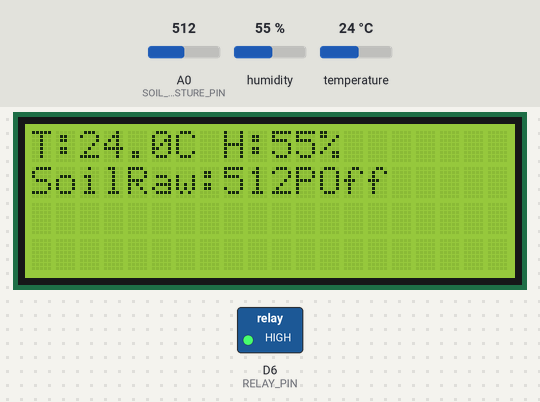
This sketch was run on a simulated ESP8266 (NodeMCU). On the bench: 20×4 character LCD, switched loads named in the sketch (green lamp = pin HIGH). Inputs (shaded band) come from the test bench; at power-on: A0 (SOIL_MOISTURE_PIN) = 512, humidity 55 %, temperature 24 °C. What the sketch prints to the serial monitor is not drawn.

Above: at 1.2 s.
1.3 s: A0 (SOIL_MOISTURE_PIN) set to 692
At 2.7 s:
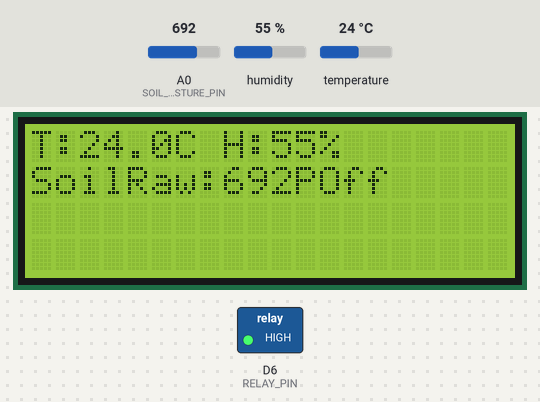
3.7 s: A0 (SOIL_MOISTURE_PIN) set to 710
At 4.8 s:
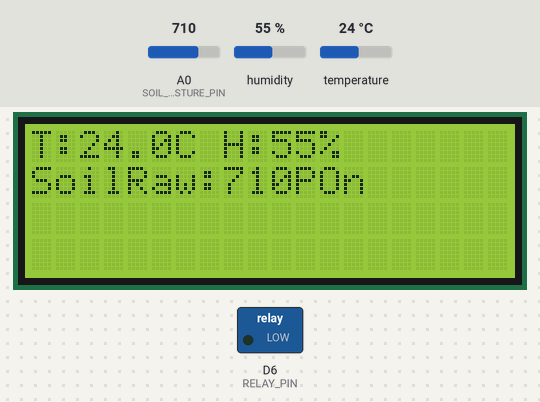
5.7 s: humidity set to 22 %
At 7.0 s:
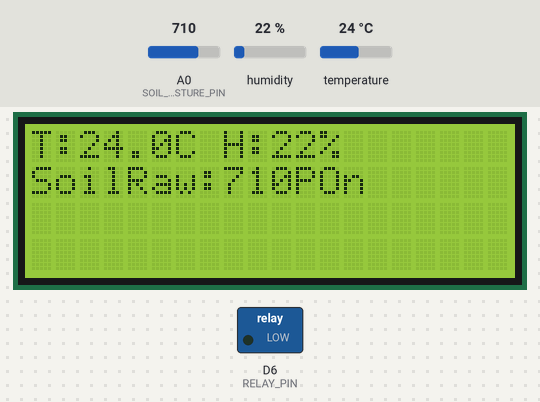
7.8 s: temperature set to 12 °C
At 9.1 s:
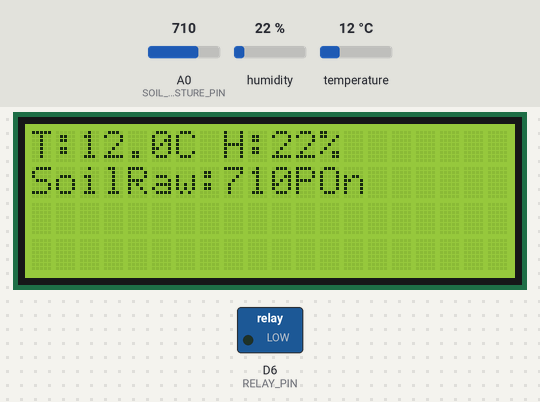
9.9 s: humidity set to 40 %
At 11.2 s:
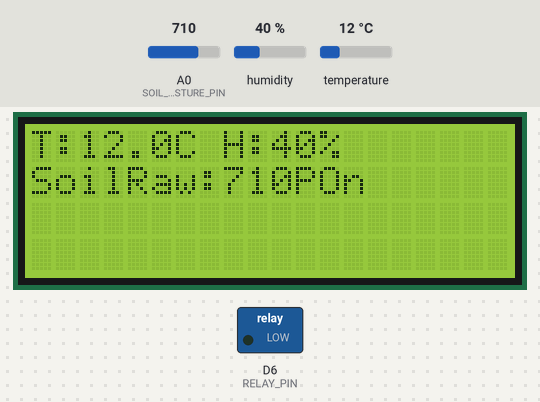
12.0 s: A0 (SOIL_MOISTURE_PIN) set to 716
Timing chart, 0 to 15.0 s (numbered marks = the images above; inputs shaded):
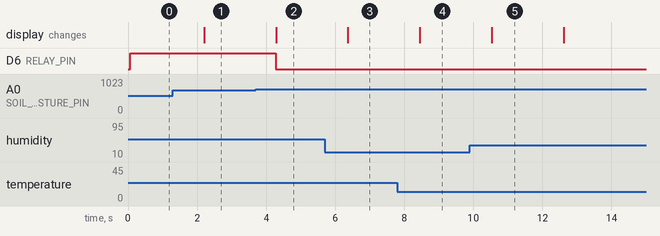

Measured:
- the behaviour switches between 700 and 701 on A0 (SOIL_MOISTURE_PIN) (found by bisection; images 1 and 2)
- after the input at 1.3 s, the display: changes after 0.90 s (image 1)
- after the input at 3.7 s, D6 (RELAY_PIN): HIGH → LOW after 0.58 s; the display: changes after 0.59 s (image 2)
- after the input at 5.7 s, the display: changes after 0.67 s (image 3)
- after the input at 7.8 s, the display: changes after 0.65 s (image 4)
- after the input at 9.9 s, the display: changes after 0.63 s (image 5)

The sketch:

irrrigation.ino
```cpp
#include <ESP8266WiFi.h>
#include <DHT.h>
#include <Wire.h>
#include <LiquidCrystal_I2C.h>

// Definitions
#define DHTPIN D4             // ESP8266 GPIO2
#define DHTTYPE DHT11
#define SOIL_MOISTURE_PIN A0  // Analog input
#define RELAY_PIN D6        // Relay control (GPIO13)
#define DHT_ADDR 0x27
#define LCD_COLS 16
#define LCD_ROWS 2
#define DRY_THRESHOLD 700     // Adjust based on calibration

// Initialize
DHT dht(DHTPIN, DHTTYPE);
LiquidCrystal_I2C lcd(0x27, 20, 4);

void setup() {
  Serial.begin(115200);
  dht.begin();

  lcd.begin();
  lcd.clear();
  lcd.backlight();

  pinMode(RELAY_PIN, OUTPUT);
  digitalWrite(RELAY_PIN, HIGH);
}

void loop() {
  float humidity = dht.readHumidity();
  float temperature = dht.readTemperature();

  int soilRaw = analogRead(SOIL_MOISTURE_PIN);

  lcd.clear();
  lcd.setCursor(0, 0);
  lcd.print("T:");
  lcd.print(temperature, 1);
  lcd.print("C H:");
  lcd.print(humidity, 0);
  lcd.print("%");

  lcd.setCursor(0, 1);
  lcd.print("SoilRaw:");
  lcd.print(soilRaw);

  if (soilRaw > DRY_THRESHOLD) {
    digitalWrite(RELAY_PIN, LOW);  // Turn pump ON
    lcd.print("POn");
  } else {
    digitalWrite(RELAY_PIN, HIGH);   // Turn pump OFF
    lcd.print("POff");
  }

  Serial.printf("T=%.1f C, H=%.0f%%, Soil=%d\n", temperature, humidity, soilRaw);

  delay(1000);
}
```
